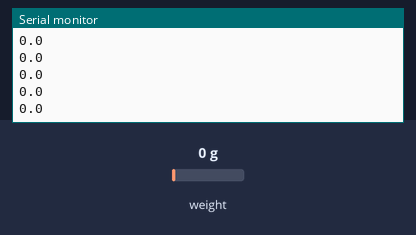
Bench run of a sketch on a simulated Arduino Uno, built with avr-gcc and run on an emulated ATmega328P. Shown: the last lines printed to the serial monitor. Inputs (shaded band) come from the test bench; at power-on: weight on the scale 0 g.

Above: at 2.2 s.
2.3 s: weight on the scale set to 100 g
At 2.31 s:
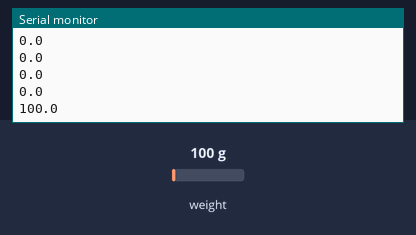
3.8 s: weight on the scale set to 1250 g
At 3.82 s:
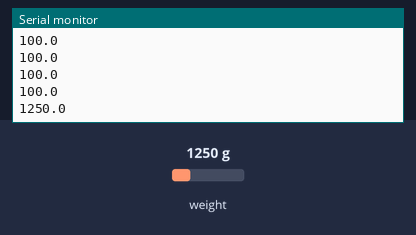
Timing chart, 0 to 6.8 s (numbered marks = the images above; inputs shaded):
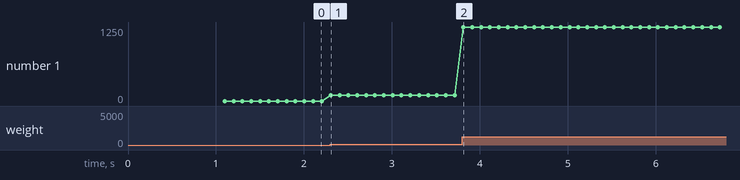

The sketch:

weight.ino
```cpp
// (licence header left out)
#include <Arduino.h>
#include "HX711.h"

// HX711 circuit wiring
const int LOADCELL_DOUT_PIN = 8;
const int LOADCELL_SCK_PIN = 6;

HX711 scale;

void setup() {
  //Serial.begin(57600);
  Serial.begin(115200);

  //Serial.println("HX711 Demo");
  //Serial.println("Initializing the scale");

  scale.begin(LOADCELL_DOUT_PIN, LOADCELL_SCK_PIN);
  scale.set_scale(-459.542);
  //scale.set_scale(-471.497);                      // this value is obtained by calibrating the scale with known weights; see the README for details
  scale.tare();               // reset the scale to 0
}

void loop() {
  readData();
}

void readData(){
  Serial.print(scale.get_units(),1);
  Serial.println("");
}
```

Measured:
- after the input at 2.3 s, the serial monitor: prints a new line at once (image 1)
- after the input at 3.8 s, the serial monitor: prints a new line at once (image 2)
- plotted number 1: 0 → 100 after the input at 2.3 s, 100 → 1250 after the input at 3.8 s
